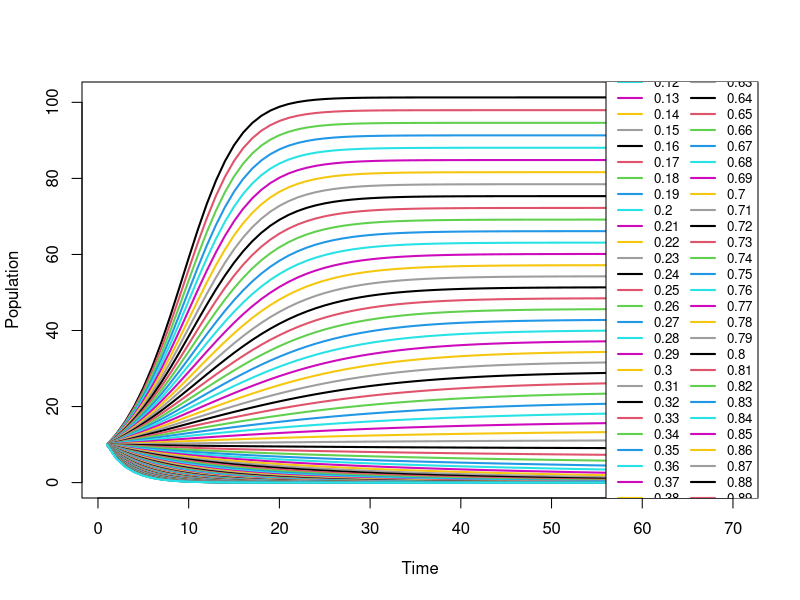
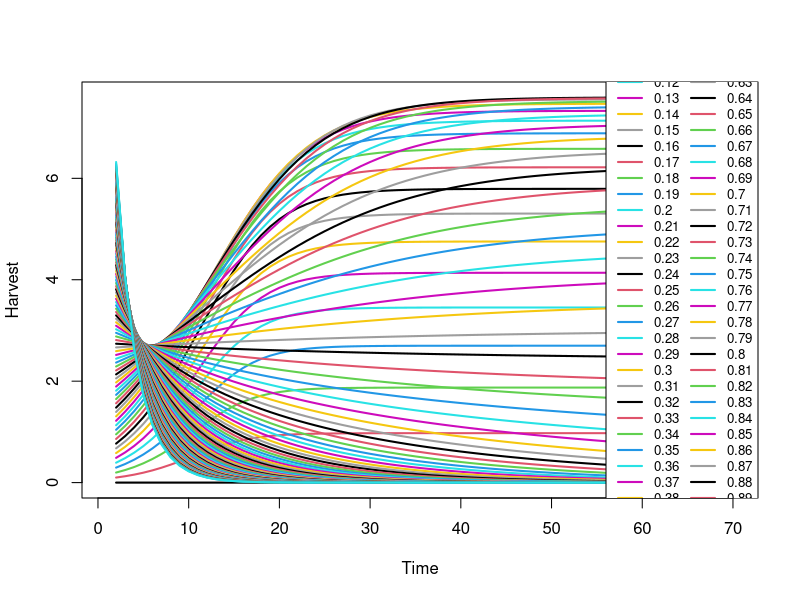
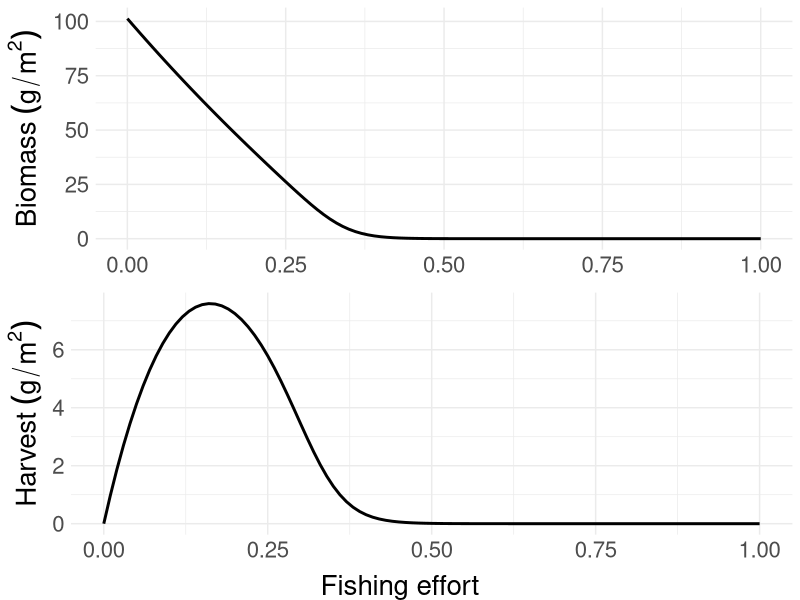

Generate these figures, in order, with R:
##MSY calculations

library(tidyverse)
library(ggpubr)

projections <- read.csv("anomaly_df.csv")
SST_dev <- projections[['anomaly']]

patch_area <- c(1)
number_patches <- length(patch_area)
timesteps <- 70 #length(SST_dev)
r <- 0.3
K <- 101.3
catchability <- 1

population <- array(NA, dim = c(timesteps, number_patches))
harvest <- array(NA, dim = c(timesteps, number_patches))

patch_area_sequences <- seq(1, 1, by = 1)
fishing_effort_sequences <- seq(0, 1, by = 0.01)

parameter_grid <- expand.grid(patch_area = patch_area_sequences,
                              fishing_effort = fishing_effort_sequences)

############################### BASELINE MODEL ###############################
# Saving outputs
outcome_population <- matrix(0, ncol = timesteps, nrow = nrow(parameter_grid))
outcome_harvest <- matrix(0, ncol = timesteps, nrow = nrow(parameter_grid))
outcome_population_end <- matrix(0, ncol = 1, nrow = nrow(parameter_grid))
outcome_harvest_end <- matrix(0, ncol = 1, nrow = nrow(parameter_grid))



for (iter in 1:nrow(parameter_grid)) {
  population[1] <- c(10)  # Initialize population for each iteration
  
  for (t in 2:timesteps) {
    harvest[t] <- population[t-1] * (1 - exp(-parameter_grid[['fishing_effort']][[iter]] * catchability))
    population[t] <- population[t-1] + r * population[t-1] * (1 - population[t-1] / K) - harvest[t]
  }
  
  #save the whole trajectory
  outcome_population[iter, ] <- population
  outcome_harvest[iter, ] <- harvest
  
  #save the mean of the last 20 years
  outcome_population_end[iter] <- mean(population[(t-19):t])
  outcome_harvest_end[iter] <- mean(harvest[(t-19):t])
}

##TRAJECTORY PLOTS
# Transpose outcome_population for correct plotting
outcome_population <- t(outcome_population)
outcome_harvest <- t(outcome_harvest)

# Plotting with modified line characteristics and legend position
matplot(outcome_population, type = "l", col = 1:nrow(parameter_grid), lty = 1, lwd = 2, xlab = "Time", ylab = "Population")
legend("right", legend = parameter_grid$fishing_effort, col = 1:nrow(parameter_grid), lty = rep(1, nrow(parameter_grid)), ncol=2, lwd = 2, cex = 0.8)


matplot(outcome_harvest, type = "l", col = 1:nrow(parameter_grid), lty = 1, lwd = 2, xlab = "Time", ylab = "Harvest")
legend("right", legend = parameter_grid$fishing_effort, col = 1:nrow(parameter_grid), lty = rep(1, nrow(parameter_grid)), ncol=2, lwd = 2, cex = 0.8)


##PLOTTING EQUILIBRIUM VALUES VS FISHING EFFORT
outcome <- cbind(parameter_grid, outcome_population_end, outcome_harvest_end)

p1<-ggplot(outcome, aes(x=fishing_effort, y=outcome_population_end)) +
  geom_line(lwd=1) +
  labs(x="Fishing effort", y = bquote("Biomass"~(g/m^2))) +
  theme_minimal() +
  theme(text = element_text(size=20),
        legend.position = "bottom")


p2<-ggplot(outcome, aes(x=fishing_effort, y=outcome_harvest_end)) +
  geom_line(lwd=1) +
  labs(x="Fishing effort", y = bquote("Harvest"~(g/m^2))) +
  theme_minimal() +
  theme(text = element_text(size=20),
        legend.position = "bottom")  



figure<-ggarrange(p1+rremove("xlab"), p2+rremove("xlab"),
                  nrow=2, ncol=1, common.legend = TRUE, legend = "top")

annotate_figure(figure, bottom = text_grob("Fishing effort",
                                           size = 20))

#calculate max harvest for optimal nonspatial mgt scenario
# Step 1: Identify the maximum value of outcome$outcome_harvest_end
max_harvest <- max(outcome$outcome_harvest_end)
max_harvest

# Step 2: Find the index (or indices) of the maximum value
max_harvest_index <- which(outcome$outcome_harvest_end == max_harvest)

# Step 3: Extract the corresponding fishing effort value(s)
fishing_effort_at_max_harvest <- outcome$fishing_effort[max_harvest_index]

# Step 4: Find the corresponding population (outcome_population_end) at these fishing effort value(s)
population_at_max_harvest <- outcome$outcome_population_end[max_harvest_index]

# Display the result
population_at_max_harvest



############################### R1 MODEL ###############################
# Saving outputs
outcome_population <- matrix(0, ncol = timesteps, nrow = nrow(parameter_grid))
outcome_harvest <- matrix(0, ncol = timesteps, nrow = nrow(parameter_grid))
outcome_population_end <- matrix(0, ncol = 1, nrow = nrow(parameter_grid))
outcome_harvest_end <- matrix(0, ncol = 1, nrow = nrow(parameter_grid))

population <- array(NA, dim = c(timesteps, number_patches))
harvest <- array(NA, dim = c(timesteps, number_patches))

r_temp_1 <- array(NA, dim = c(timesteps, 1))


for (iter in 1:nrow(parameter_grid)) {
  population[1] <- c(10)  # Initialize population for each iteration
  
  for (t in 2:timesteps) {
    r_temp_1[t] <- 0.3 + 0*SST_dev[t] + -0.0037*SST_dev[t]^2
    harvest[t] <- population[t-1] * (1 - exp(-parameter_grid[['fishing_effort']][[iter]] * catchability))
    population[t] <- population[t] <- population[t-1] + r_temp_1[t] * population[t-1] * 
      (1 - population[t-1] / K) - harvest[t]
  }
  
  #save the whole trajectory
  outcome_population[iter, ] <- population
  outcome_harvest[iter, ] <- harvest
  
  #save the mean of the last 20 years
  outcome_population_end[iter] <- mean(population[(t-19):t], na.rm = TRUE)
  outcome_harvest_end[iter] <- mean(harvest[(t-19):t], na.rm = TRUE)
}

outcome_population <- t(outcome_population)
outcome_harvest <- t(outcome_harvest)
outcome <- cbind(parameter_grid, outcome_population_end, outcome_harvest_end)

#calculate max harvest for optimal nonspatial mgt scenario
# Step 1: Identify the maximum value of outcome$outcome_harvest_end
max_harvest_r1 <- max(outcome$outcome_harvest_end)
max_harvest_r1

# Step 2: Find the index (or indices) of the maximum value
max_harvest_index <- which(outcome$outcome_harvest_end == max_harvest_r1)

# Step 3: Extract the corresponding fishing effort value(s)
fishing_effort_at_max_harvest <- outcome$fishing_effort[max_harvest_index]
fishing_effort_at_max_harvest

# Step 4: Find the corresponding population (outcome_population_end) at these fishing effort value(s)
population_at_max_harvest_r1 <- outcome$outcome_population_end[max_harvest_index]
population_at_max_harvest_r1




############################### R2 MODEL ###############################
# Saving outputs
outcome_population <- matrix(0, ncol = timesteps, nrow = nrow(parameter_grid))
outcome_harvest <- matrix(0, ncol = timesteps, nrow = nrow(parameter_grid))
outcome_population_end <- matrix(0, ncol = 1, nrow = nrow(parameter_grid))
outcome_harvest_end <- matrix(0, ncol = 1, nrow = nrow(parameter_grid))

r_temp_2 <- array(NA, dim = c(timesteps, 1))
population <- array(NA, dim = c(timesteps, number_patches))
harvest <- array(NA, dim = c(timesteps, number_patches))


for (iter in 1:nrow(parameter_grid)) {
  population[1] <- c(10)  # Initialize population for each iteration
  
  for (t in 2:timesteps) {
    r_temp_2[t] <- 0.3 + 0*(SST_dev[t] - 1) + -0.0037*(SST_dev[t] - 1 )^2
    harvest[t] <- population[t-1] * (1 - exp(-parameter_grid[['fishing_effort']][[iter]] * catchability))
    population[t] <- population[t] <- population[t-1] + r_temp_2[t] * population[t-1] * 
      (1 - population[t-1] / K) - harvest[t]
  }
  
  #save the whole trajectory
  outcome_population[iter, ] <- population
  outcome_harvest[iter, ] <- harvest
  
  #save the mean of the last 20 years
  outcome_population_end[iter] <- mean(population[(t-19):t], na.rm = TRUE)
  outcome_harvest_end[iter] <- mean(harvest[(t-19):t], na.rm = TRUE)
}

outcome_population <- t(outcome_population)
outcome_harvest <- t(outcome_harvest)
outcome <- cbind(parameter_grid, outcome_population_end, outcome_harvest_end)

#calculate max harvest for optimal nonspatial mgt scenario
# Step 1: Identify the maximum value of outcome$outcome_harvest_end
max_harvest_r2 <- max(outcome$outcome_harvest_end)
max_harvest_r2

# Step 2: Find the index (or indices) of the maximum value
max_harvest_index <- which(outcome$outcome_harvest_end == max_harvest_r2)

# Step 3: Extract the corresponding fishing effort value(s)
fishing_effort_at_max_harvest <- outcome$fishing_effort[max_harvest_index]

# Step 4: Find the corresponding population (outcome_population_end) at these fishing effort value(s)
population_at_max_harvest_r2 <- outcome$outcome_population_end[max_harvest_index]

# Display the result
population_at_max_harvest_r2



############################### R3 MODEL ###############################
# Saving outputs
outcome_population <- matrix(0, ncol = timesteps, nrow = nrow(parameter_grid))
outcome_harvest <- matrix(0, ncol = timesteps, nrow = nrow(parameter_grid))
outcome_population_end <- matrix(0, ncol = 1, nrow = nrow(parameter_grid))
outcome_harvest_end <- matrix(0, ncol = 1, nrow = nrow(parameter_grid))

r_temp_3 <- array(NA, dim = c(timesteps, 1))
population <- array(NA, dim = c(timesteps, number_patches))
harvest <- array(NA, dim = c(timesteps, number_patches))


for (iter in 1:nrow(parameter_grid)) {
  population[1] <- c(10)  # Initialize population for each iteration
  
  for (t in 2:timesteps) {
    r_temp_3[t] <- 0.3 + 0*(SST_dev[t] + 1) + -0.0037*(SST_dev[t] + 1 )^2
    harvest[t] <- population[t-1] * (1 - exp(-parameter_grid[['fishing_effort']][[iter]] * catchability))
    population[t] <- population[t] <- population[t-1] + r_temp_3[t] * population[t-1] * 
      (1 - population[t-1] / K) - harvest[t]
  }
  
  #save the whole trajectory
  outcome_population[iter, ] <- population
  outcome_harvest[iter, ] <- harvest
  
  #save the mean of the last 20 years
  outcome_population_end[iter] <- mean(population[(t-19):t], na.rm = TRUE)
  outcome_harvest_end[iter] <- mean(harvest[(t-19):t], na.rm = TRUE)
}

outcome_population <- t(outcome_population)
outcome_harvest <- t(outcome_harvest)
outcome <- cbind(parameter_grid, outcome_population_end, outcome_harvest_end)

#calculate max harvest for optimal nonspatial mgt scenario
# Step 1: Identify the maximum value of outcome$outcome_harvest_end
max_harvest_r3 <- max(outcome$outcome_harvest_end)
max_harvest_r3

# Step 2: Find the index (or indices) of the maximum value
max_harvest_index <- which(outcome$outcome_harvest_end == max_harvest_r3)

# Step 3: Extract the corresponding fishing effort value(s)
fishing_effort_at_max_harvest <- outcome$fishing_effort[max_harvest_index]

# Step 4: Find the corresponding population (outcome_population_end) at these fishing effort value(s)
population_at_max_harvest_r3 <- outcome$outcome_population_end[max_harvest_index]

# Display the result
population_at_max_harvest_r3


############################### K1 MODEL ###############################
# Saving outputs
outcome_population <- matrix(0, ncol = timesteps, nrow = nrow(parameter_grid))
outcome_harvest <- matrix(0, ncol = timesteps, nrow = nrow(parameter_grid))
outcome_population_end <- matrix(0, ncol = 1, nrow = nrow(parameter_grid))
outcome_harvest_end <- matrix(0, ncol = 1, nrow = nrow(parameter_grid))

K_temp_1 <- array(NA, dim = c(timesteps, 1))
population <- array(NA, dim = c(timesteps, number_patches))
harvest <- array(NA, dim = c(timesteps, number_patches))


for (iter in 1:nrow(parameter_grid)) {
  population[1] <- c(10)  # Initialize population for each iteration
  
  for (t in 2:timesteps) {
    K_temp_1[t] <- -4.95243768 * SST_dev[t-1] + 101.3
    if (K_temp_1[t] < 10) {
      K_temp_1[t] <- 10
    } else if (K_temp_1[t] > 101.3) {
      K_temp_1[t] <- 101.3
    }
    
    harvest[t] <- population[t-1] * (1 - exp(-parameter_grid[['fishing_effort']][[iter]] * catchability))
    population[t] <- population[t] <- population[t-1] + r * population[t-1] * 
      (1 - population[t-1] / K_temp_1[t]) - harvest[t]
  }
  
  #save the whole trajectory
  outcome_population[iter, ] <- population
  outcome_harvest[iter, ] <- harvest
  
  #save the mean of the last 20 years
  outcome_population_end[iter] <- mean(population[(t-19):t], na.rm = TRUE)
  outcome_harvest_end[iter] <- mean(harvest[(t-19):t], na.rm = TRUE)
}

outcome_population <- t(outcome_population)
outcome_harvest <- t(outcome_harvest)
outcome <- cbind(parameter_grid, outcome_population_end, outcome_harvest_end)

#calculate max harvest for optimal nonspatial mgt scenario
# Step 1: Identify the maximum value of outcome$outcome_harvest_end
max_harvest_K1 <- max(outcome$outcome_harvest_end)
max_harvest_K1

# Step 2: Find the index (or indices) of the maximum value
max_harvest_index <- which(outcome$outcome_harvest_end == max_harvest_K1)

# Step 3: Extract the corresponding fishing effort value(s)
fishing_effort_at_max_harvest <- outcome$fishing_effort[max_harvest_index]

# Step 4: Find the corresponding population (outcome_population_end) at these fishing effort value(s)
population_at_max_harvest_K1 <- outcome$outcome_population_end[max_harvest_index]

# Display the result
population_at_max_harvest_K1




############################### K2 MODEL ###############################
# Saving outputs
outcome_population <- matrix(0, ncol = timesteps, nrow = nrow(parameter_grid))
outcome_harvest <- matrix(0, ncol = timesteps, nrow = nrow(parameter_grid))
outcome_population_end <- matrix(0, ncol = 1, nrow = nrow(parameter_grid))
outcome_harvest_end <- matrix(0, ncol = 1, nrow = nrow(parameter_grid))

K_temp_2 <- array(NA, dim = c(timesteps, 1))
population <- array(NA, dim = c(timesteps, number_patches))
harvest <- array(NA, dim = c(timesteps, number_patches))


for (iter in 1:nrow(parameter_grid)) {
  population[1] <- c(10)  # Initialize population for each iteration
  
  for (t in 2:timesteps) {
    K_temp_2[t] <- 101.3 + 0*SST_dev[t-1] + -0.7*SST_dev[t-1]^2
    if (K_temp_2[t] < 10) {
      K_temp_2[t] <- 10 }
    else if (K_temp_2[t] > 101.3) {
      K_temp_2[t] <- 101.3
    }
    
    harvest[t] <- population[t-1] * (1 - exp(-parameter_grid[['fishing_effort']][[iter]] * catchability))
    population[t] <- population[t] <- population[t-1] + r * population[t-1] * 
      (1 - population[t-1] / K_temp_2[t]) - harvest[t]
  }
  
  #save the whole trajectory
  outcome_population[iter, ] <- population
  outcome_harvest[iter, ] <- harvest
  
  #save the mean of the last 20 years
  outcome_population_end[iter] <- mean(population[(t-19):t], na.rm = TRUE)
  outcome_harvest_end[iter] <- mean(harvest[(t-19):t], na.rm = TRUE)
}

outcome_population <- t(outcome_population)
outcome_harvest <- t(outcome_harvest)
outcome <- cbind(parameter_grid, outcome_population_end, outcome_harvest_end)

#calculate max harvest for optimal nonspatial mgt scenario
# Step 1: Identify the maximum value of outcome$outcome_harvest_end
max_harvest_K2 <- max(outcome$outcome_harvest_end)
max_harvest_K2

# Step 2: Find the index (or indices) of the maximum value
max_harvest_index <- which(outcome$outcome_harvest_end == max_harvest_K2)

# Step 3: Extract the corresponding fishing effort value(s)
fishing_effort_at_max_harvest <- outcome$fishing_effort[max_harvest_index]

# Step 4: Find the corresponding population (outcome_population_end) at these fishing effort value(s)
population_at_max_harvest_K2 <- outcome$outcome_population_end[max_harvest_index]

# Display the result
population_at_max_harvest_K2




#Make a dataframe of all the model versions optimal nonspatial management harvest and biomass values

optimal_df <- data.frame(
  model_version = c("baseline", "r1", "r2", "r3", "K1", "K2"),
  max_harvest = c(max_harvest, max_harvest_r1, max_harvest_r2, max_harvest_r3, max_harvest_K1, max_harvest_K2),
  population_at_max_harvest = c(population_at_max_harvest, population_at_max_harvest_r1, population_at_max_harvest_r2, population_at_max_harvest_r3, population_at_max_harvest_K1, population_at_max_harvest_K2)
)



